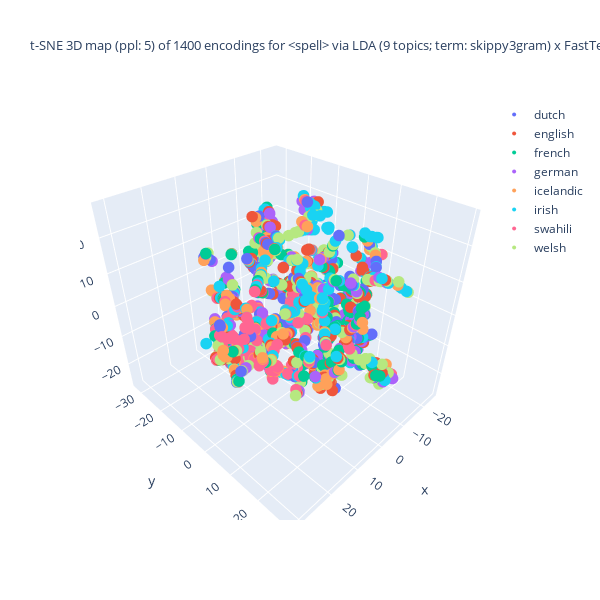
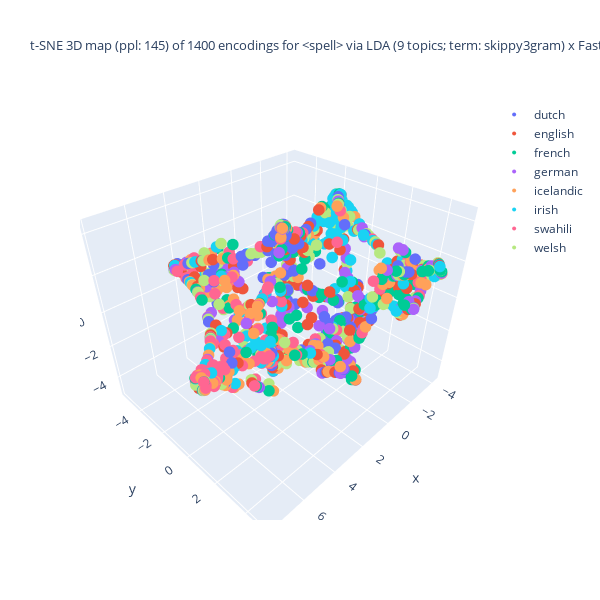
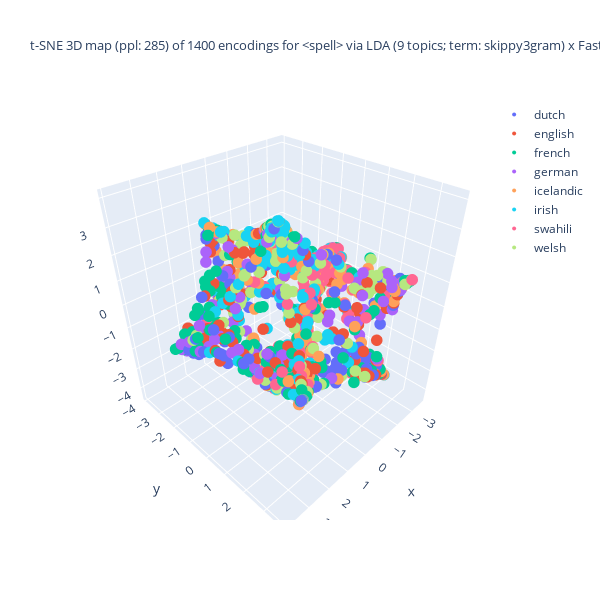
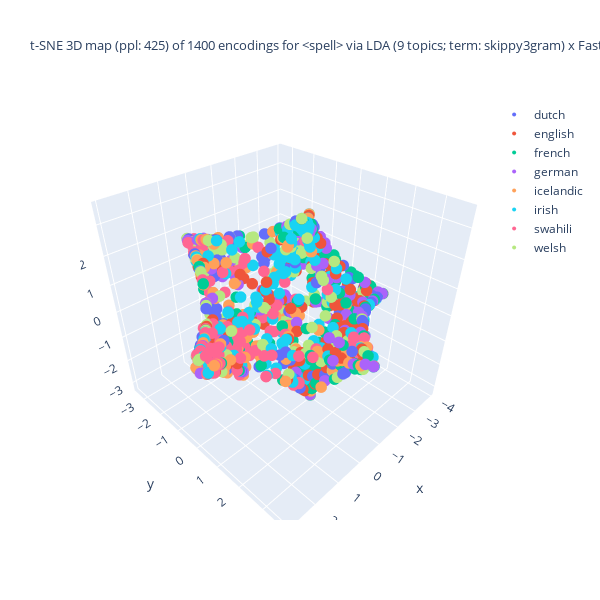

The notebook cell saved with these charts, in order:
### Markdown cell above
t-SNE の結果の可視化 (3D)

### Code cell
## tSNE の結果の可視化: Plotly を使った 3D 描画
import numpy as np
from sklearn.manifold import TSNE as tSNE

import plotly.express as pex
import plotly.graph_objects as go
import matplotlib.pyplot as plt

## tSNE のパラメターを設定
max_perplexity_factor = 2
perplexity_max_val = round(len(doc_fit_df)/max_perplexity_factor)
print(f"perplexity_max_val: {perplexity_max_val}")

#perplexity_increment = 120
divider = 5
perplexity_increment = round(perplexity_max_val/divider)
print(f"perplexity_increment: {perplexity_increment}")

## tSNE を段階的に実行
df_size = len(doc_fit_df)
exit_after_step = 15
ppl_vals = enumerate(range(5, perplexity_max_val, perplexity_increment))
for step, ppl_val in ppl_vals:
    ## 早期終了の判定
    if step >= exit_after_step:
        continue
    ## tSNE 事例の生成
    tSNE_3d_varied = tSNE(n_components = 3, random_state = 0, perplexity = ppl_val,
                          n_iter = 1000)

    ## データに適用
    doc_enc = np.array(list(doc_fit_df['enc']))
    doc_tSNE_3d_varied = tSNE_3d_varied.fit_transform(doc_enc)

    ## 色分けの単位を選択
    if color_lang_family:
        colored_var = 'family'
    else:
        colored_var = 'language'
    ##
    X = zip(doc_tSNE_3d_varied[:,0], doc_tSNE_3d_varied[:,1], doc_tSNE_3d_varied[:,2],
            doc_fit_df[colored_var]) # zip(..)が必要
    dfx = pd.DataFrame(X, columns = ['D1', 'D2', 'D3', colored_var])
    ## 作図
    fig = go.Figure()
    for lang in np.unique(main_df[colored_var]):
        part = dfx[dfx[colored_var] == lang]
        fig.add_trace(
            go.Scatter3d(
                x = part['D1'], y = part['D2'], z = part['D3'],
                name = lang, mode = 'markers', marker = dict(size = 4),
                marker_colorscale = color_palette, # worked??
                showlegend = True
            )
        )
    ## 題の指定
    title_header = f"t-SNE 3D map (ppl: {ppl_val}) of {df_size} encodings for <{doc_attr}> via\n"
    if use_FastText:
        if use_LDA:
            title_body = f"LDA ({n_topics} topics; term: {lda_term_type}) x FastText ({ft_n_dims} dims; term: {ft_term_type}; window: {ft_window_size})"
        else:
            title_body = f"FastText ({ft_n_dims} dims; term: {ft_term_type}; window: {ft_window_size})"
    else:
        title_body = f"LDA ({n_topics} topics; term: {lda_term_type})"
    title_val = title_header + title_body
    fig.update_layout(title = dict(text = title_val, font_size = 13),
                      autosize = False, width = 600, height = 600)
    fig.show()

### Figure 1 — Plotly figure (JSON) as saved in the notebook; plotly's stock layout.template omitted (floating-point values rounded to 4 significant figures; data arrays with more than 128 entries replaced by an {"elided": "..."} marker saying what was removed)
{"data": [{"marker": {"colorscale": [[0, "#2E91E5"], [0.04348, "#E15F99"], [0.08696, "#1CA71C"], [0.1304, "#FB0D0D"], [0.1739, "#DA16FF"], [0.2174, "#222A2A"], [0.2609, "#B68100"], [0.3043, "#750D86"], [0.3478, "#EB663B"], [0.3913, "#511CFB"], [0.4348, "#00A08B"], [0.4783, "#FB00D1"], [0.5217, "#FC0080"], [0.5652, "#B2828D"], [0.6087, "#6C7C32"], [0.6522, "#778AAE"], [0.6957, "#862A16"], [0.7391, "#A777F1"], [0.7826, "#620042"], [0.8261, "#1616A7"], [0.8696, "#DA60CA"], [0.913, "#6C4516"], [0.9565, "#0D2A63"], [1, "#AF0038"]], "size": 4}, "mode": "markers", "name": "dutch", "showlegend": true, "type": "scatter3d", "x": {"elided": "173 float values"}, "y": {"elided": "173 float values"}, "z": {"elided": "173 float values"}}, {"marker": {"colorscale": [[0, "#2E91E5"], [0.04348, "#E15F99"], [0.08696, "#1CA71C"], [0.1304, "#FB0D0D"], [0.1739, "#DA16FF"], [0.2174, "#222A2A"], [0.2609, "#B68100"], [0.3043, "#750D86"], [0.3478, "#EB663B"], [0.3913, "#511CFB"], [0.4348, "#00A08B"], [0.4783, "#FB00D1"], [0.5217, "#FC0080"], [0.5652, "#B2828D"], [0.6087, "#6C7C32"], [0.6522, "#778AAE"], [0.6957, "#862A16"], [0.7391, "#A777F1"], [0.7826, "#620042"], [0.8261, "#1616A7"], [0.8696, "#DA60CA"], [0.913, "#6C4516"], [0.9565, "#0D2A63"], [1, "#AF0038"]], "size": 4}, "mode": "markers", "name": "english", "showlegend": true, "type": "scatter3d", "x": {"elided": "177 float values"}, "y": {"elided": "177 float values"}, "z": {"elided": "177 float values"}}, {"marker": {"colorscale": [[0, "#2E91E5"], [0.04348, "#E15F99"], [0.08696, "#1CA71C"], [0.1304, "#FB0D0D"], [0.1739, "#DA16FF"], [0.2174, "#222A2A"], [0.2609, "#B68100"], [0.3043, "#750D86"], [0.3478, "#EB663B"], [0.3913, "#511CFB"], [0.4348, "#00A08B"], [0.4783, "#FB00D1"], [0.5217, "#FC0080"], [0.5652, "#B2828D"], [0.6087, "#6C7C32"], [0.6522, "#778AAE"], [0.6957, "#862A16"], [0.7391, "#A777F1"], [0.7826, "#620042"], [0.8261, "#1616A7"], [0.8696, "#DA60CA"], [0.913, "#6C4516"], [0.9565, "#0D2A63"], [1, "#AF0038"]], "size": 4}, "mode": "markers", "name": "french", "showlegend": true, "type": "scatter3d", "x": {"elided": "191 float values"}, "y": {"elided": "191 float values"}, "z": {"elided": "191 float values"}}, {"marker": {"colorscale": [[0, "#2E91E5"], [0.04348, "#E15F99"], [0.08696, "#1CA71C"], [0.1304, "#FB0D0D"], [0.1739, "#DA16FF"], [0.2174, "#222A2A"], [0.2609, "#B68100"], [0.3043, "#750D86"], [0.3478, "#EB663B"], [0.3913, "#511CFB"], [0.4348, "#00A08B"], [0.4783, "#FB00D1"], [0.5217, "#FC0080"], [0.5652, "#B2828D"], [0.6087, "#6C7C32"], [0.6522, "#778AAE"], [0.6957, "#862A16"], [0.7391, "#A777F1"], [0.7826, "#620042"], [0.8261, "#1616A7"], [0.8696, "#DA60CA"], [0.913, "#6C4516"], [0.9565, "#0D2A63"], [1, "#AF0038"]], "size": 4}, "mode": "markers", "name": "german", "showlegend": true, "type": "scatter3d", "x": {"elided": "145 float values"}, "y": {"elided": "145 float values"}, "z": {"elided": "145 float values"}}, {"marker": {"colorscale": [[0, "#2E91E5"], [0.04348, "#E15F99"], [0.08696, "#1CA71C"], [0.1304, "#FB0D0D"], [0.1739, "#DA16FF"], [0.2174, "#222A2A"], [0.2609, "#B68100"], [0.3043, "#750D86"], [0.3478, "#EB663B"], [0.3913, "#511CFB"], [0.4348, "#00A08B"], [0.4783, "#FB00D1"], [0.5217, "#FC0080"], [0.5652, "#B2828D"], [0.6087, "#6C7C32"], [0.6522, "#778AAE"], [0.6957, "#862A16"], [0.7391, "#A777F1"], [0.7826, "#620042"], [0.8261, "#1616A7"], [0.8696, "#DA60CA"], [0.913, "#6C4516"], [0.9565, "#0D2A63"], [1, "#AF0038"]], "size": 4}, "mode": "markers", "name": "icelandic", "showlegend": true, "type": "scatter3d", "x": {"elided": "166 float values"}, "y": {"elided": "166 float values"}, "z": {"elided": "166 float values"}}, {"marker": {"colorscale": [[0, "#2E91E5"], [0.04348, "#E15F99"], [0.08696, "#1CA71C"], [0.1304, "#FB0D0D"], [0.1739, "#DA16FF"], [0.2174, "#222A2A"], [0.2609, "#B68100"], [0.3043, "#750D86"], [0.3478, "#EB663B"], [0.3913, "#511CFB"], [0.4348, "#00A08B"], [0.4783, "#FB00D1"], [0.5217, "#FC0080"], [0.5652, "#B2828D"], [0.6087, "#6C7C32"], [0.6522, "#778AAE"], [0.6957, "#862A16"], [0.7391, "#A777F1"], [0.7826, "#620042"], [0.8261, "#1616A7"], [0.8696, "#DA60CA"], [0.913, "#6C4516"], [0.9565, "#0D2A63"], [1, "#AF0038"]], "size": 4}, "mode": "markers", "name": "irish", "showlegend": true, "type": "scatter3d", "x": {"elided": "198 float values"}, "y": {"elided": "198 float values"}, "z": {"elided": "198 float values"}}, {"marker": {"colorscale": [[0, "#2E91E5"], [0.04348, "#E15F99"], [0.08696, "#1CA71C"], [0.1304, "#FB0D0D"], [0.1739, "#DA16FF"], [0.2174, "#222A2A"], [0.2609, "#B68100"], [0.3043, "#750D86"], [0.3478, "#EB663B"], [0.3913, "#511CFB"], [0.4348, "#00A08B"], [0.4783, "#FB00D1"], [0.5217, "#FC0080"], [0.5652, "#B2828D"], [0.6087, "#6C7C32"], [0.6522, "#778AAE"], [0.6957, "#862A16"], [0.7391, "#A777F1"], [0.7826, "#620042"], [0.8261, "#1616A7"], [0.8696, "#DA60CA"], [0.913, "#6C4516"], [0.9565, "#0D2A63"], [1, "#AF0038"]], "size": 4}, "mode": "markers", "name": "swahili", "showlegend": true, "type": "scatter3d", "x": {"elided": "148 float values"}, "y": {"elided": "148 float values"}, "z": {"elided": "148 float values"}}, {"marker": {"colorscale": [[0, "#2E91E5"], [0.04348, "#E15F99"], [0.08696, "#1CA71C"], [0.1304, "#FB0D0D"], [0.1739, "#DA16FF"], [0.2174, "#222A2A"], [0.2609, "#B68100"], [0.3043, "#750D86"], [0.3478, "#EB663B"], [0.3913, "#511CFB"], [0.4348, "#00A08B"], [0.4783, "#FB00D1"], [0.5217, "#FC0080"], [0.5652, "#B2828D"], [0.6087, "#6C7C32"], [0.6522, "#778AAE"], [0.6957, "#862A16"], [0.7391, "#A777F1"], [0.7826, "#620042"], [0.8261, "#1616A7"], [0.8696, "#DA60CA"], [0.913, "#6C4516"], [0.9565, "#0D2A63"], [1, "#AF0038"]], "size": 4}, "mode": "markers", "name": "welsh", "showlegend": true, "type": "scatter3d", "x": {"elided": "202 float values"}, "y": {"elided": "202 float values"}, "z": {"elided": "202 float values"}}], "layout": {"autosize": false, "height": 600, "title": {"font": {"size": 13}, "text": "t-SNE 3D map (ppl: 5) of 1400 encodings for <spell> via\nLDA (9 topics; term: skippy3gram) x FastText (27 dims; term: 3gram; window: 5)"}, "width": 600}}

### Figure 2 — Plotly figure (JSON) as saved in the notebook; plotly's stock layout.template omitted (floating-point values rounded to 4 significant figures; data arrays with more than 128 entries replaced by an {"elided": "..."} marker saying what was removed)
{"data": [{"marker": {"colorscale": [[0, "#2E91E5"], [0.04348, "#E15F99"], [0.08696, "#1CA71C"], [0.1304, "#FB0D0D"], [0.1739, "#DA16FF"], [0.2174, "#222A2A"], [0.2609, "#B68100"], [0.3043, "#750D86"], [0.3478, "#EB663B"], [0.3913, "#511CFB"], [0.4348, "#00A08B"], [0.4783, "#FB00D1"], [0.5217, "#FC0080"], [0.5652, "#B2828D"], [0.6087, "#6C7C32"], [0.6522, "#778AAE"], [0.6957, "#862A16"], [0.7391, "#A777F1"], [0.7826, "#620042"], [0.8261, "#1616A7"], [0.8696, "#DA60CA"], [0.913, "#6C4516"], [0.9565, "#0D2A63"], [1, "#AF0038"]], "size": 4}, "mode": "markers", "name": "dutch", "showlegend": true, "type": "scatter3d", "x": {"elided": "173 float values"}, "y": {"elided": "173 float values"}, "z": {"elided": "173 float values"}}, {"marker": {"colorscale": [[0, "#2E91E5"], [0.04348, "#E15F99"], [0.08696, "#1CA71C"], [0.1304, "#FB0D0D"], [0.1739, "#DA16FF"], [0.2174, "#222A2A"], [0.2609, "#B68100"], [0.3043, "#750D86"], [0.3478, "#EB663B"], [0.3913, "#511CFB"], [0.4348, "#00A08B"], [0.4783, "#FB00D1"], [0.5217, "#FC0080"], [0.5652, "#B2828D"], [0.6087, "#6C7C32"], [0.6522, "#778AAE"], [0.6957, "#862A16"], [0.7391, "#A777F1"], [0.7826, "#620042"], [0.8261, "#1616A7"], [0.8696, "#DA60CA"], [0.913, "#6C4516"], [0.9565, "#0D2A63"], [1, "#AF0038"]], "size": 4}, "mode": "markers", "name": "english", "showlegend": true, "type": "scatter3d", "x": {"elided": "177 float values"}, "y": {"elided": "177 float values"}, "z": {"elided": "177 float values"}}, {"marker": {"colorscale": [[0, "#2E91E5"], [0.04348, "#E15F99"], [0.08696, "#1CA71C"], [0.1304, "#FB0D0D"], [0.1739, "#DA16FF"], [0.2174, "#222A2A"], [0.2609, "#B68100"], [0.3043, "#750D86"], [0.3478, "#EB663B"], [0.3913, "#511CFB"], [0.4348, "#00A08B"], [0.4783, "#FB00D1"], [0.5217, "#FC0080"], [0.5652, "#B2828D"], [0.6087, "#6C7C32"], [0.6522, "#778AAE"], [0.6957, "#862A16"], [0.7391, "#A777F1"], [0.7826, "#620042"], [0.8261, "#1616A7"], [0.8696, "#DA60CA"], [0.913, "#6C4516"], [0.9565, "#0D2A63"], [1, "#AF0038"]], "size": 4}, "mode": "markers", "name": "french", "showlegend": true, "type": "scatter3d", "x": {"elided": "191 float values"}, "y": {"elided": "191 float values"}, "z": {"elided": "191 float values"}}, {"marker": {"colorscale": [[0, "#2E91E5"], [0.04348, "#E15F99"], [0.08696, "#1CA71C"], [0.1304, "#FB0D0D"], [0.1739, "#DA16FF"], [0.2174, "#222A2A"], [0.2609, "#B68100"], [0.3043, "#750D86"], [0.3478, "#EB663B"], [0.3913, "#511CFB"], [0.4348, "#00A08B"], [0.4783, "#FB00D1"], [0.5217, "#FC0080"], [0.5652, "#B2828D"], [0.6087, "#6C7C32"], [0.6522, "#778AAE"], [0.6957, "#862A16"], [0.7391, "#A777F1"], [0.7826, "#620042"], [0.8261, "#1616A7"], [0.8696, "#DA60CA"], [0.913, "#6C4516"], [0.9565, "#0D2A63"], [1, "#AF0038"]], "size": 4}, "mode": "markers", "name": "german", "showlegend": true, "type": "scatter3d", "x": {"elided": "145 float values"}, "y": {"elided": "145 float values"}, "z": {"elided": "145 float values"}}, {"marker": {"colorscale": [[0, "#2E91E5"], [0.04348, "#E15F99"], [0.08696, "#1CA71C"], [0.1304, "#FB0D0D"], [0.1739, "#DA16FF"], [0.2174, "#222A2A"], [0.2609, "#B68100"], [0.3043, "#750D86"], [0.3478, "#EB663B"], [0.3913, "#511CFB"], [0.4348, "#00A08B"], [0.4783, "#FB00D1"], [0.5217, "#FC0080"], [0.5652, "#B2828D"], [0.6087, "#6C7C32"], [0.6522, "#778AAE"], [0.6957, "#862A16"], [0.7391, "#A777F1"], [0.7826, "#620042"], [0.8261, "#1616A7"], [0.8696, "#DA60CA"], [0.913, "#6C4516"], [0.9565, "#0D2A63"], [1, "#AF0038"]], "size": 4}, "mode": "markers", "name": "icelandic", "showlegend": true, "type": "scatter3d", "x": {"elided": "166 float values"}, "y": {"elided": "166 float values"}, "z": {"elided": "166 float values"}}, {"marker": {"colorscale": [[0, "#2E91E5"], [0.04348, "#E15F99"], [0.08696, "#1CA71C"], [0.1304, "#FB0D0D"], [0.1739, "#DA16FF"], [0.2174, "#222A2A"], [0.2609, "#B68100"], [0.3043, "#750D86"], [0.3478, "#EB663B"], [0.3913, "#511CFB"], [0.4348, "#00A08B"], [0.4783, "#FB00D1"], [0.5217, "#FC0080"], [0.5652, "#B2828D"], [0.6087, "#6C7C32"], [0.6522, "#778AAE"], [0.6957, "#862A16"], [0.7391, "#A777F1"], [0.7826, "#620042"], [0.8261, "#1616A7"], [0.8696, "#DA60CA"], [0.913, "#6C4516"], [0.9565, "#0D2A63"], [1, "#AF0038"]], "size": 4}, "mode": "markers", "name": "irish", "showlegend": true, "type": "scatter3d", "x": {"elided": "198 float values"}, "y": {"elided": "198 float values"}, "z": {"elided": "198 float values"}}, {"marker": {"colorscale": [[0, "#2E91E5"], [0.04348, "#E15F99"], [0.08696, "#1CA71C"], [0.1304, "#FB0D0D"], [0.1739, "#DA16FF"], [0.2174, "#222A2A"], [0.2609, "#B68100"], [0.3043, "#750D86"], [0.3478, "#EB663B"], [0.3913, "#511CFB"], [0.4348, "#00A08B"], [0.4783, "#FB00D1"], [0.5217, "#FC0080"], [0.5652, "#B2828D"], [0.6087, "#6C7C32"], [0.6522, "#778AAE"], [0.6957, "#862A16"], [0.7391, "#A777F1"], [0.7826, "#620042"], [0.8261, "#1616A7"], [0.8696, "#DA60CA"], [0.913, "#6C4516"], [0.9565, "#0D2A63"], [1, "#AF0038"]], "size": 4}, "mode": "markers", "name": "swahili", "showlegend": true, "type": "scatter3d", "x": {"elided": "148 float values"}, "y": {"elided": "148 float values"}, "z": {"elided": "148 float values"}}, {"marker": {"colorscale": [[0, "#2E91E5"], [0.04348, "#E15F99"], [0.08696, "#1CA71C"], [0.1304, "#FB0D0D"], [0.1739, "#DA16FF"], [0.2174, "#222A2A"], [0.2609, "#B68100"], [0.3043, "#750D86"], [0.3478, "#EB663B"], [0.3913, "#511CFB"], [0.4348, "#00A08B"], [0.4783, "#FB00D1"], [0.5217, "#FC0080"], [0.5652, "#B2828D"], [0.6087, "#6C7C32"], [0.6522, "#778AAE"], [0.6957, "#862A16"], [0.7391, "#A777F1"], [0.7826, "#620042"], [0.8261, "#1616A7"], [0.8696, "#DA60CA"], [0.913, "#6C4516"], [0.9565, "#0D2A63"], [1, "#AF0038"]], "size": 4}, "mode": "markers", "name": "welsh", "showlegend": true, "type": "scatter3d", "x": {"elided": "202 float values"}, "y": {"elided": "202 float values"}, "z": {"elided": "202 float values"}}], "layout": {"autosize": false, "height": 600, "title": {"font": {"size": 13}, "text": "t-SNE 3D map (ppl: 145) of 1400 encodings for <spell> via\nLDA (9 topics; term: skippy3gram) x FastText (27 dims; term: 3gram; window: 5)"}, "width": 600}}

### Figure 3 — Plotly figure (JSON) as saved in the notebook; plotly's stock layout.template omitted (floating-point values rounded to 4 significant figures; data arrays with more than 128 entries replaced by an {"elided": "..."} marker saying what was removed)
{"data": [{"marker": {"colorscale": [[0, "#2E91E5"], [0.04348, "#E15F99"], [0.08696, "#1CA71C"], [0.1304, "#FB0D0D"], [0.1739, "#DA16FF"], [0.2174, "#222A2A"], [0.2609, "#B68100"], [0.3043, "#750D86"], [0.3478, "#EB663B"], [0.3913, "#511CFB"], [0.4348, "#00A08B"], [0.4783, "#FB00D1"], [0.5217, "#FC0080"], [0.5652, "#B2828D"], [0.6087, "#6C7C32"], [0.6522, "#778AAE"], [0.6957, "#862A16"], [0.7391, "#A777F1"], [0.7826, "#620042"], [0.8261, "#1616A7"], [0.8696, "#DA60CA"], [0.913, "#6C4516"], [0.9565, "#0D2A63"], [1, "#AF0038"]], "size": 4}, "mode": "markers", "name": "dutch", "showlegend": true, "type": "scatter3d", "x": {"elided": "173 float values"}, "y": {"elided": "173 float values"}, "z": {"elided": "173 float values"}}, {"marker": {"colorscale": [[0, "#2E91E5"], [0.04348, "#E15F99"], [0.08696, "#1CA71C"], [0.1304, "#FB0D0D"], [0.1739, "#DA16FF"], [0.2174, "#222A2A"], [0.2609, "#B68100"], [0.3043, "#750D86"], [0.3478, "#EB663B"], [0.3913, "#511CFB"], [0.4348, "#00A08B"], [0.4783, "#FB00D1"], [0.5217, "#FC0080"], [0.5652, "#B2828D"], [0.6087, "#6C7C32"], [0.6522, "#778AAE"], [0.6957, "#862A16"], [0.7391, "#A777F1"], [0.7826, "#620042"], [0.8261, "#1616A7"], [0.8696, "#DA60CA"], [0.913, "#6C4516"], [0.9565, "#0D2A63"], [1, "#AF0038"]], "size": 4}, "mode": "markers", "name": "english", "showlegend": true, "type": "scatter3d", "x": {"elided": "177 float values"}, "y": {"elided": "177 float values"}, "z": {"elided": "177 float values"}}, {"marker": {"colorscale": [[0, "#2E91E5"], [0.04348, "#E15F99"], [0.08696, "#1CA71C"], [0.1304, "#FB0D0D"], [0.1739, "#DA16FF"], [0.2174, "#222A2A"], [0.2609, "#B68100"], [0.3043, "#750D86"], [0.3478, "#EB663B"], [0.3913, "#511CFB"], [0.4348, "#00A08B"], [0.4783, "#FB00D1"], [0.5217, "#FC0080"], [0.5652, "#B2828D"], [0.6087, "#6C7C32"], [0.6522, "#778AAE"], [0.6957, "#862A16"], [0.7391, "#A777F1"], [0.7826, "#620042"], [0.8261, "#1616A7"], [0.8696, "#DA60CA"], [0.913, "#6C4516"], [0.9565, "#0D2A63"], [1, "#AF0038"]], "size": 4}, "mode": "markers", "name": "french", "showlegend": true, "type": "scatter3d", "x": {"elided": "191 float values"}, "y": {"elided": "191 float values"}, "z": {"elided": "191 float values"}}, {"marker": {"colorscale": [[0, "#2E91E5"], [0.04348, "#E15F99"], [0.08696, "#1CA71C"], [0.1304, "#FB0D0D"], [0.1739, "#DA16FF"], [0.2174, "#222A2A"], [0.2609, "#B68100"], [0.3043, "#750D86"], [0.3478, "#EB663B"], [0.3913, "#511CFB"], [0.4348, "#00A08B"], [0.4783, "#FB00D1"], [0.5217, "#FC0080"], [0.5652, "#B2828D"], [0.6087, "#6C7C32"], [0.6522, "#778AAE"], [0.6957, "#862A16"], [0.7391, "#A777F1"], [0.7826, "#620042"], [0.8261, "#1616A7"], [0.8696, "#DA60CA"], [0.913, "#6C4516"], [0.9565, "#0D2A63"], [1, "#AF0038"]], "size": 4}, "mode": "markers", "name": "german", "showlegend": true, "type": "scatter3d", "x": {"elided": "145 float values"}, "y": {"elided": "145 float values"}, "z": {"elided": "145 float values"}}, {"marker": {"colorscale": [[0, "#2E91E5"], [0.04348, "#E15F99"], [0.08696, "#1CA71C"], [0.1304, "#FB0D0D"], [0.1739, "#DA16FF"], [0.2174, "#222A2A"], [0.2609, "#B68100"], [0.3043, "#750D86"], [0.3478, "#EB663B"], [0.3913, "#511CFB"], [0.4348, "#00A08B"], [0.4783, "#FB00D1"], [0.5217, "#FC0080"], [0.5652, "#B2828D"], [0.6087, "#6C7C32"], [0.6522, "#778AAE"], [0.6957, "#862A16"], [0.7391, "#A777F1"], [0.7826, "#620042"], [0.8261, "#1616A7"], [0.8696, "#DA60CA"], [0.913, "#6C4516"], [0.9565, "#0D2A63"], [1, "#AF0038"]], "size": 4}, "mode": "markers", "name": "icelandic", "showlegend": true, "type": "scatter3d", "x": {"elided": "166 float values"}, "y": {"elided": "166 float values"}, "z": {"elided": "166 float values"}}, {"marker": {"colorscale": [[0, "#2E91E5"], [0.04348, "#E15F99"], [0.08696, "#1CA71C"], [0.1304, "#FB0D0D"], [0.1739, "#DA16FF"], [0.2174, "#222A2A"], [0.2609, "#B68100"], [0.3043, "#750D86"], [0.3478, "#EB663B"], [0.3913, "#511CFB"], [0.4348, "#00A08B"], [0.4783, "#FB00D1"], [0.5217, "#FC0080"], [0.5652, "#B2828D"], [0.6087, "#6C7C32"], [0.6522, "#778AAE"], [0.6957, "#862A16"], [0.7391, "#A777F1"], [0.7826, "#620042"], [0.8261, "#1616A7"], [0.8696, "#DA60CA"], [0.913, "#6C4516"], [0.9565, "#0D2A63"], [1, "#AF0038"]], "size": 4}, "mode": "markers", "name": "irish", "showlegend": true, "type": "scatter3d", "x": {"elided": "198 float values"}, "y": {"elided": "198 float values"}, "z": {"elided": "198 float values"}}, {"marker": {"colorscale": [[0, "#2E91E5"], [0.04348, "#E15F99"], [0.08696, "#1CA71C"], [0.1304, "#FB0D0D"], [0.1739, "#DA16FF"], [0.2174, "#222A2A"], [0.2609, "#B68100"], [0.3043, "#750D86"], [0.3478, "#EB663B"], [0.3913, "#511CFB"], [0.4348, "#00A08B"], [0.4783, "#FB00D1"], [0.5217, "#FC0080"], [0.5652, "#B2828D"], [0.6087, "#6C7C32"], [0.6522, "#778AAE"], [0.6957, "#862A16"], [0.7391, "#A777F1"], [0.7826, "#620042"], [0.8261, "#1616A7"], [0.8696, "#DA60CA"], [0.913, "#6C4516"], [0.9565, "#0D2A63"], [1, "#AF0038"]], "size": 4}, "mode": "markers", "name": "swahili", "showlegend": true, "type": "scatter3d", "x": {"elided": "148 float values"}, "y": {"elided": "148 float values"}, "z": {"elided": "148 float values"}}, {"marker": {"colorscale": [[0, "#2E91E5"], [0.04348, "#E15F99"], [0.08696, "#1CA71C"], [0.1304, "#FB0D0D"], [0.1739, "#DA16FF"], [0.2174, "#222A2A"], [0.2609, "#B68100"], [0.3043, "#750D86"], [0.3478, "#EB663B"], [0.3913, "#511CFB"], [0.4348, "#00A08B"], [0.4783, "#FB00D1"], [0.5217, "#FC0080"], [0.5652, "#B2828D"], [0.6087, "#6C7C32"], [0.6522, "#778AAE"], [0.6957, "#862A16"], [0.7391, "#A777F1"], [0.7826, "#620042"], [0.8261, "#1616A7"], [0.8696, "#DA60CA"], [0.913, "#6C4516"], [0.9565, "#0D2A63"], [1, "#AF0038"]], "size": 4}, "mode": "markers", "name": "welsh", "showlegend": true, "type": "scatter3d", "x": {"elided": "202 float values"}, "y": {"elided": "202 float values"}, "z": {"elided": "202 float values"}}], "layout": {"autosize": false, "height": 600, "title": {"font": {"size": 13}, "text": "t-SNE 3D map (ppl: 285) of 1400 encodings for <spell> via\nLDA (9 topics; term: skippy3gram) x FastText (27 dims; term: 3gram; window: 5)"}, "width": 600}}

### Figure 4 — Plotly figure (JSON) as saved in the notebook; plotly's stock layout.template omitted (floating-point values rounded to 4 significant figures; data arrays with more than 128 entries replaced by an {"elided": "..."} marker saying what was removed)
{"data": [{"marker": {"colorscale": [[0, "#2E91E5"], [0.04348, "#E15F99"], [0.08696, "#1CA71C"], [0.1304, "#FB0D0D"], [0.1739, "#DA16FF"], [0.2174, "#222A2A"], [0.2609, "#B68100"], [0.3043, "#750D86"], [0.3478, "#EB663B"], [0.3913, "#511CFB"], [0.4348, "#00A08B"], [0.4783, "#FB00D1"], [0.5217, "#FC0080"], [0.5652, "#B2828D"], [0.6087, "#6C7C32"], [0.6522, "#778AAE"], [0.6957, "#862A16"], [0.7391, "#A777F1"], [0.7826, "#620042"], [0.8261, "#1616A7"], [0.8696, "#DA60CA"], [0.913, "#6C4516"], [0.9565, "#0D2A63"], [1, "#AF0038"]], "size": 4}, "mode": "markers", "name": "dutch", "showlegend": true, "type": "scatter3d", "x": {"elided": "173 float values"}, "y": {"elided": "173 float values"}, "z": {"elided": "173 float values"}}, {"marker": {"colorscale": [[0, "#2E91E5"], [0.04348, "#E15F99"], [0.08696, "#1CA71C"], [0.1304, "#FB0D0D"], [0.1739, "#DA16FF"], [0.2174, "#222A2A"], [0.2609, "#B68100"], [0.3043, "#750D86"], [0.3478, "#EB663B"], [0.3913, "#511CFB"], [0.4348, "#00A08B"], [0.4783, "#FB00D1"], [0.5217, "#FC0080"], [0.5652, "#B2828D"], [0.6087, "#6C7C32"], [0.6522, "#778AAE"], [0.6957, "#862A16"], [0.7391, "#A777F1"], [0.7826, "#620042"], [0.8261, "#1616A7"], [0.8696, "#DA60CA"], [0.913, "#6C4516"], [0.9565, "#0D2A63"], [1, "#AF0038"]], "size": 4}, "mode": "markers", "name": "english", "showlegend": true, "type": "scatter3d", "x": {"elided": "177 float values"}, "y": {"elided": "177 float values"}, "z": {"elided": "177 float values"}}, {"marker": {"colorscale": [[0, "#2E91E5"], [0.04348, "#E15F99"], [0.08696, "#1CA71C"], [0.1304, "#FB0D0D"], [0.1739, "#DA16FF"], [0.2174, "#222A2A"], [0.2609, "#B68100"], [0.3043, "#750D86"], [0.3478, "#EB663B"], [0.3913, "#511CFB"], [0.4348, "#00A08B"], [0.4783, "#FB00D1"], [0.5217, "#FC0080"], [0.5652, "#B2828D"], [0.6087, "#6C7C32"], [0.6522, "#778AAE"], [0.6957, "#862A16"], [0.7391, "#A777F1"], [0.7826, "#620042"], [0.8261, "#1616A7"], [0.8696, "#DA60CA"], [0.913, "#6C4516"], [0.9565, "#0D2A63"], [1, "#AF0038"]], "size": 4}, "mode": "markers", "name": "french", "showlegend": true, "type": "scatter3d", "x": {"elided": "191 float values"}, "y": {"elided": "191 float values"}, "z": {"elided": "191 float values"}}, {"marker": {"colorscale": [[0, "#2E91E5"], [0.04348, "#E15F99"], [0.08696, "#1CA71C"], [0.1304, "#FB0D0D"], [0.1739, "#DA16FF"], [0.2174, "#222A2A"], [0.2609, "#B68100"], [0.3043, "#750D86"], [0.3478, "#EB663B"], [0.3913, "#511CFB"], [0.4348, "#00A08B"], [0.4783, "#FB00D1"], [0.5217, "#FC0080"], [0.5652, "#B2828D"], [0.6087, "#6C7C32"], [0.6522, "#778AAE"], [0.6957, "#862A16"], [0.7391, "#A777F1"], [0.7826, "#620042"], [0.8261, "#1616A7"], [0.8696, "#DA60CA"], [0.913, "#6C4516"], [0.9565, "#0D2A63"], [1, "#AF0038"]], "size": 4}, "mode": "markers", "name": "german", "showlegend": true, "type": "scatter3d", "x": {"elided": "145 float values"}, "y": {"elided": "145 float values"}, "z": {"elided": "145 float values"}}, {"marker": {"colorscale": [[0, "#2E91E5"], [0.04348, "#E15F99"], [0.08696, "#1CA71C"], [0.1304, "#FB0D0D"], [0.1739, "#DA16FF"], [0.2174, "#222A2A"], [0.2609, "#B68100"], [0.3043, "#750D86"], [0.3478, "#EB663B"], [0.3913, "#511CFB"], [0.4348, "#00A08B"], [0.4783, "#FB00D1"], [0.5217, "#FC0080"], [0.5652, "#B2828D"], [0.6087, "#6C7C32"], [0.6522, "#778AAE"], [0.6957, "#862A16"], [0.7391, "#A777F1"], [0.7826, "#620042"], [0.8261, "#1616A7"], [0.8696, "#DA60CA"], [0.913, "#6C4516"], [0.9565, "#0D2A63"], [1, "#AF0038"]], "size": 4}, "mode": "markers", "name": "icelandic", "showlegend": true, "type": "scatter3d", "x": {"elided": "166 float values"}, "y": {"elided": "166 float values"}, "z": {"elided": "166 float values"}}, {"marker": {"colorscale": [[0, "#2E91E5"], [0.04348, "#E15F99"], [0.08696, "#1CA71C"], [0.1304, "#FB0D0D"], [0.1739, "#DA16FF"], [0.2174, "#222A2A"], [0.2609, "#B68100"], [0.3043, "#750D86"], [0.3478, "#EB663B"], [0.3913, "#511CFB"], [0.4348, "#00A08B"], [0.4783, "#FB00D1"], [0.5217, "#FC0080"], [0.5652, "#B2828D"], [0.6087, "#6C7C32"], [0.6522, "#778AAE"], [0.6957, "#862A16"], [0.7391, "#A777F1"], [0.7826, "#620042"], [0.8261, "#1616A7"], [0.8696, "#DA60CA"], [0.913, "#6C4516"], [0.9565, "#0D2A63"], [1, "#AF0038"]], "size": 4}, "mode": "markers", "name": "irish", "showlegend": true, "type": "scatter3d", "x": {"elided": "198 float values"}, "y": {"elided": "198 float values"}, "z": {"elided": "198 float values"}}, {"marker": {"colorscale": [[0, "#2E91E5"], [0.04348, "#E15F99"], [0.08696, "#1CA71C"], [0.1304, "#FB0D0D"], [0.1739, "#DA16FF"], [0.2174, "#222A2A"], [0.2609, "#B68100"], [0.3043, "#750D86"], [0.3478, "#EB663B"], [0.3913, "#511CFB"], [0.4348, "#00A08B"], [0.4783, "#FB00D1"], [0.5217, "#FC0080"], [0.5652, "#B2828D"], [0.6087, "#6C7C32"], [0.6522, "#778AAE"], [0.6957, "#862A16"], [0.7391, "#A777F1"], [0.7826, "#620042"], [0.8261, "#1616A7"], [0.8696, "#DA60CA"], [0.913, "#6C4516"], [0.9565, "#0D2A63"], [1, "#AF0038"]], "size": 4}, "mode": "markers", "name": "swahili", "showlegend": true, "type": "scatter3d", "x": {"elided": "148 float values"}, "y": {"elided": "148 float values"}, "z": {"elided": "148 float values"}}, {"marker": {"colorscale": [[0, "#2E91E5"], [0.04348, "#E15F99"], [0.08696, "#1CA71C"], [0.1304, "#FB0D0D"], [0.1739, "#DA16FF"], [0.2174, "#222A2A"], [0.2609, "#B68100"], [0.3043, "#750D86"], [0.3478, "#EB663B"], [0.3913, "#511CFB"], [0.4348, "#00A08B"], [0.4783, "#FB00D1"], [0.5217, "#FC0080"], [0.5652, "#B2828D"], [0.6087, "#6C7C32"], [0.6522, "#778AAE"], [0.6957, "#862A16"], [0.7391, "#A777F1"], [0.7826, "#620042"], [0.8261, "#1616A7"], [0.8696, "#DA60CA"], [0.913, "#6C4516"], [0.9565, "#0D2A63"], [1, "#AF0038"]], "size": 4}, "mode": "markers", "name": "welsh", "showlegend": true, "type": "scatter3d", "x": {"elided": "202 float values"}, "y": {"elided": "202 float values"}, "z": {"elided": "202 float values"}}], "layout": {"autosize": false, "height": 600, "title": {"font": {"size": 13}, "text": "t-SNE 3D map (ppl: 425) of 1400 encodings for <spell> via\nLDA (9 topics; term: skippy3gram) x FastText (27 dims; term: 3gram; window: 5)"}, "width": 600}}
